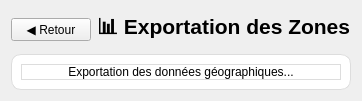
      <widget class="QWidget" name="pageExportZones">
       <layout class="QVBoxLayout" name="layoutExportZones">
        <item>
         <layout class="QHBoxLayout" name="headerExportZone">
          <item>
           <widget class="QPushButton" name="btnRetourExportZone">
            <property name="text">
             <string>◀ Retour</string>
            </property>
           </widget>
          </item>
          <item>
           <widget class="QLabel" name="labelTitleExportZone">
            <property name="font">
             <font>
              <pointsize>16</pointsize>
              <bold>true</bold>
             </font>
            </property>
            <property name="text">
             <string>📊 Exportation des Zones</string>
            </property>
           </widget>
          </item>
          <item>
           <spacer name="spacerExportZone">
            <property name="orientation">
             <enum>Qt::Orientation::Horizontal</enum>
            </property>
            <property name="sizeHint" stdset="0">
             <size>
              <width>0</width>
              <height>0</height>
             </size>
            </property>
           </spacer>
          </item>
         </layout>
        </item>
        <item>
         <widget class="QFrame" name="frameExportZonePlaceholder">
          <property name="styleSheet">
           <string notr="true">background-color: white; border-radius: 10px; border: 1px solid #ddd;</string>
          </property>
          <layout class="QVBoxLayout" name="layoutExportZoneContent">
           <item>
            <widget class="QLabel" name="labelExportZoneMsg">
             <property name="text">
              <string>Exportation des données géographiques...</string>
             </property>
             <property name="alignment">
              <set>Qt::AlignmentFlag::AlignCenter</set>
             </property>
            </widget>
           </item>
          </layout>
         </widget>
        </item>
       </layout>
      </widget>
